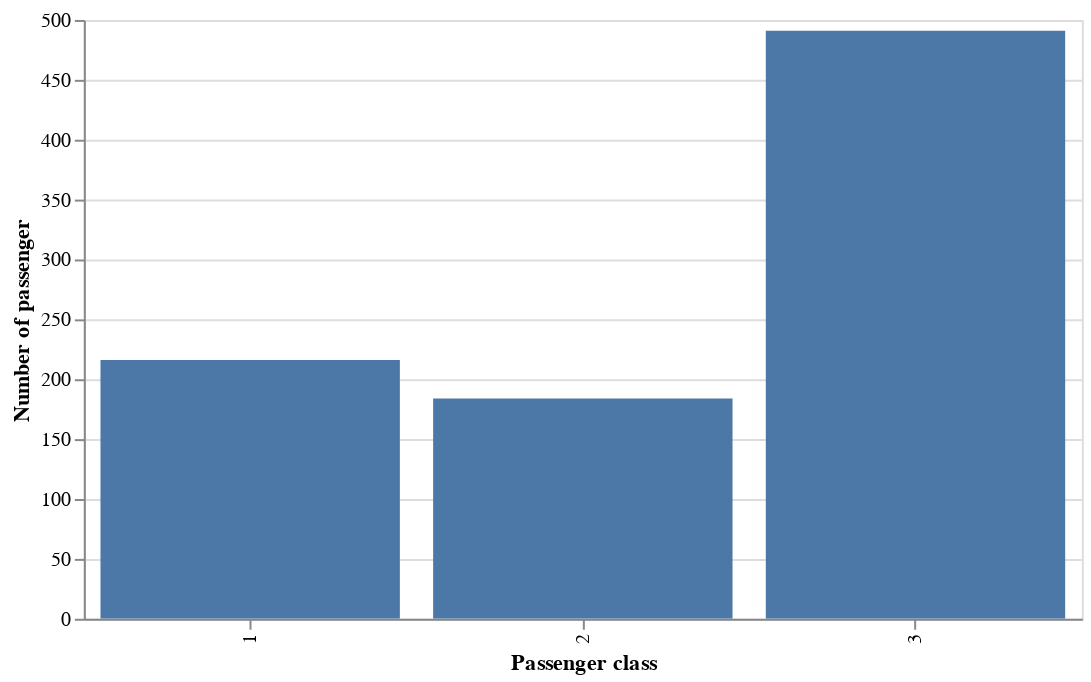

Source (notebook cell):
### Code cell
(
    passenger_class_counts_df
    .plot
    .bar(
        x=alt.X("Pclass:O", title="Passenger class"),
        y=alt.Y("count", title="Number of passenger"),
        tooltip=[
            alt.Tooltip("Pclass", title="Passenger class"),
            alt.Tooltip("count", title="Count", format="f")
        ]
    )
    .properties(
        width=500
    )
)

### Figure 1 — Vega-Lite specification as saved in the notebook (floating-point values rounded to 4 significant figures)
{"config": {"view": {"continuousWidth": 300, "continuousHeight": 300}}, "data": {"name": "data-c30dd86a46631d7ff2337a1aecc8478f"}, "mark": {"type": "bar", "tooltip": true}, "encoding": {"tooltip": [{"field": "Pclass", "title": "Passenger class", "type": "quantitative"}, {"field": "count", "format": "f", "title": "Count", "type": "quantitative"}], "x": {"field": "Pclass", "title": "Passenger class", "type": "ordinal"}, "y": {"field": "count", "title": "Number of passenger", "type": "quantitative"}}, "params": [{"name": "param_7", "select": {"type": "interval", "encodings": ["x", "y"]}, "bind": "scales"}], "width": 500, "$schema": "https://vega.github.io/schema/vega-lite/v5.20.1.json", "datasets": {"data-c30dd86a46631d7ff2337a1aecc8478f": [{"Pclass": 1, "count": 216}, {"Pclass": 2, "count": 184}, {"Pclass": 3, "count": 491}]}}
